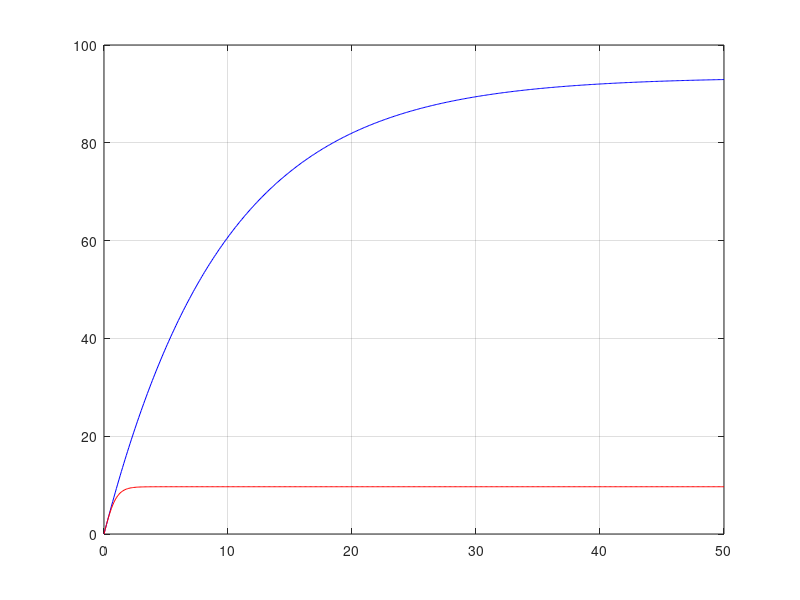

Reproduce this figure in MATLAB.
clear all; close all;
g = 9.81; c = 0.21; m = 2;
t = 0:0.1:50;
v1 = m*g/c*(1 - exp(-(c/m)*t));
v2 = sqrt(m*g/c)*tanh(sqrt(c*g/m)*t);
plot (t,v1,'b-',t,v2,'r-');grid on;
